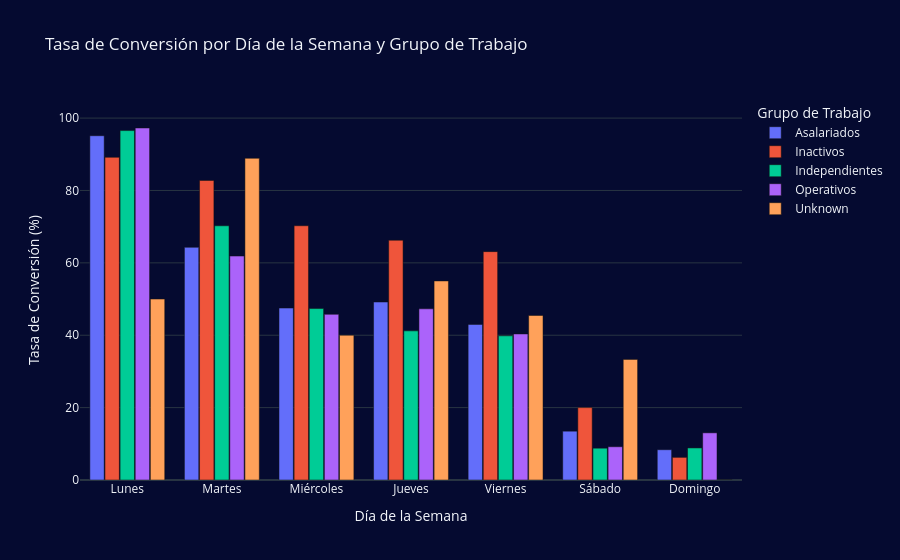

The code cell stored with this chart in its notebook:
### Code cell
# Tasa de Conversión por Día de la Semana y Grupo de Trabajo
fig = px.bar(
    tasa_cruce,
    x="day_of_week",
    y="tasa_%",
    color="job_group",
    barmode="group",
    title="Tasa de Conversión por Día de la Semana y Grupo de Trabajo",
    labels={
        "day_of_week": "Día de la Semana",
        "tasa_%":      "Tasa de Conversión (%)",
        "job_group":   "Grupo de Trabajo"
    },
    category_orders={"day_of_week": dias},
    hover_data={"conv": True, "total": True}
)

fig.update_layout(
    xaxis_title="Día de la Semana",
    yaxis_title="Tasa de Conversión (%)",
    yaxis=dict(range=[0, 105]),
    legend_title_text="Grupo de Trabajo",
    bargap=0.2,
    bargroupgap=0.05
)

fig.show()

### Figure 1 — Plotly figure (JSON) as saved in the notebook; plotly's stock layout.template omitted (floating-point values rounded to 4 significant figures)
{"data": [{"alignmentgroup": "True", "customdata": [[391, 411], [461, 717], [525, 1105], [601, 1222], [528, 1228], [97, 719], [37, 442]], "hovertemplate": "Grupo de Trabajo=Asalariados<br>Día de la Semana=%{x}<br>Tasa de Conversión (%)=%{y}<br>conv=%{customdata[0]}<br>total=%{customdata[1]}<extra></extra>", "legendgroup": "Asalariados", "marker": {"color": "#636efa", "pattern": {"shape": ""}}, "name": "Asalariados", "offsetgroup": "Asalariados", "orientation": "v", "showlegend": true, "textposition": "auto", "type": "bar", "x": ["Lunes", "Martes", "Miércoles", "Jueves", "Viernes", "Sábado", "Domingo"], "xaxis": "x", "y": [95.13, 64.3, 47.51, 49.18, 43, 13.49, 8.37], "yaxis": "y"}, {"alignmentgroup": "True", "customdata": [[148, 166], [197, 238], [222, 316], [210, 317], [183, 290], [24, 120], [3, 48]], "hovertemplate": "Grupo de Trabajo=Inactivos<br>Día de la Semana=%{x}<br>Tasa de Conversión (%)=%{y}<br>conv=%{customdata[0]}<br>total=%{customdata[1]}<extra></extra>", "legendgroup": "Inactivos", "marker": {"color": "#EF553B", "pattern": {"shape": ""}}, "name": "Inactivos", "offsetgroup": "Inactivos", "orientation": "v", "showlegend": true, "textposition": "auto", "type": "bar", "x": ["Lunes", "Martes", "Miércoles", "Jueves", "Viernes", "Sábado", "Domingo"], "xaxis": "x", "y": [89.16, 82.77, 70.25, 66.25, 63.1, 20, 6.25], "yaxis": "y"}, {"alignmentgroup": "True", "customdata": [[56, 58], [59, 84], [63, 133], [68, 165], [49, 123], [8, 91], [7, 79]], "hovertemplate": "Grupo de Trabajo=Independientes<br>Día de la Semana=%{x}<br>Tasa de Conversión (%)=%{y}<br>conv=%{customdata[0]}<br>total=%{customdata[1]}<extra></extra>", "legendgroup": "Independientes", "marker": {"color": "#00cc96", "pattern": {"shape": ""}}, "name": "Independientes", "offsetgroup": "Independientes", "orientation": "v", "showlegend": true, "textposition": "auto", "type": "bar", "x": ["Lunes", "Martes", "Miércoles", "Jueves", "Viernes", "Sábado", "Domingo"], "xaxis": "x", "y": [96.55, 70.24, 47.37, 41.21, 39.84, 8.79, 8.86], "yaxis": "y"}, {"alignmentgroup": "True", "customdata": [[214, 220], [224, 362], [255, 557], [315, 666], [245, 607], [34, 370], [31, 238]], "hovertemplate": "Grupo de Trabajo=Operativos<br>Día de la Semana=%{x}<br>Tasa de Conversión (%)=%{y}<br>conv=%{customdata[0]}<br>total=%{customdata[1]}<extra></extra>", "legendgroup": "Operativos", "marker": {"color": "#ab63fa", "pattern": {"shape": ""}}, "name": "Operativos", "offsetgroup": "Operativos", "orientation": "v", "showlegend": true, "textposition": "auto", "type": "bar", "x": ["Lunes", "Martes", "Miércoles", "Jueves", "Viernes", "Sábado", "Domingo"], "xaxis": "x", "y": [97.27, 61.88, 45.78, 47.3, 40.36, 9.19, 13.03], "yaxis": "y"}, {"alignmentgroup": "True", "customdata": [[3, 6], [8, 9], [6, 15], [11, 20], [5, 11], [1, 3], [0, 6]], "hovertemplate": "Grupo de Trabajo=Unknown<br>Día de la Semana=%{x}<br>Tasa de Conversión (%)=%{y}<br>conv=%{customdata[0]}<br>total=%{customdata[1]}<extra></extra>", "legendgroup": "Unknown", "marker": {"color": "#FFA15A", "pattern": {"shape": ""}}, "name": "Unknown", "offsetgroup": "Unknown", "orientation": "v", "showlegend": true, "textposition": "auto", "type": "bar", "x": ["Lunes", "Martes", "Miércoles", "Jueves", "Viernes", "Sábado", "Domingo"], "xaxis": "x", "y": [50, 88.89, 40, 55, 45.45, 33.33, 0], "yaxis": "y"}], "layout": {"bargap": 0.2, "bargroupgap": 0.05, "barmode": "group", "legend": {"title": {"text": "Grupo de Trabajo"}, "tracegroupgap": 0}, "title": {"text": "Tasa de Conversión por Día de la Semana y Grupo de Trabajo"}, "xaxis": {"anchor": "y", "categoryarray": ["Lunes", "Martes", "Miércoles", "Jueves", "Viernes", "Sábado", "Domingo"], "categoryorder": "array", "domain": [0, 1], "title": {"text": "Día de la Semana"}}, "yaxis": {"anchor": "x", "domain": [0, 1], "range": [0, 105], "title": {"text": "Tasa de Conversión (%)"}}}}
